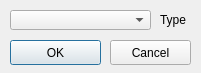
<?xml version="1.0" encoding="UTF-8"?>
<ui version="4.0">
 <class>ChoosePlanStepDialogClass</class>
 <widget class="QDialog" name="ChoosePlanStepDialogClass">
  <property name="geometry">
   <rect>
    <x>0</x>
    <y>0</y>
    <width>201</width>
    <height>73</height>
   </rect>
  </property>
  <property name="windowTitle">
   <string>ChoosePlanStepDialog</string>
  </property>
  <widget class="QPushButton" name="btnOK">
   <property name="geometry">
    <rect>
     <x>10</x>
     <y>40</y>
     <width>91</width>
     <height>25</height>
    </rect>
   </property>
   <property name="text">
    <string>OK</string>
   </property>
  </widget>
  <widget class="QPushButton" name="btnCancel">
   <property name="geometry">
    <rect>
     <x>110</x>
     <y>40</y>
     <width>81</width>
     <height>25</height>
    </rect>
   </property>
   <property name="text">
    <string>Cancel</string>
   </property>
  </widget>
  <widget class="QComboBox" name="comboBox">
   <property name="geometry">
    <rect>
     <x>10</x>
     <y>10</y>
     <width>141</width>
     <height>20</height>
    </rect>
   </property>
   <property name="focusPolicy">
    <enum>Qt::WheelFocus</enum>
   </property>
  </widget>
  <widget class="QLabel" name="lblPlanStepType">
   <property name="geometry">
    <rect>
     <x>160</x>
     <y>10</y>
     <width>31</width>
     <height>20</height>
    </rect>
   </property>
   <property name="text">
    <string>Type</string>
   </property>
  </widget>
 </widget>
 <layoutdefault spacing="6" margin="11"/>
 <resources/>
 <connections/>
</ui>
